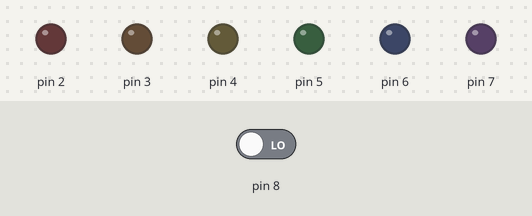
Bench run of a sketch on a simulated Arduino Uno, built with avr-gcc and run on an emulated ATmega328P. Shown: output pins drawn as LEDs (lit = HIGH). Dashed ring = blinking. The inputs (shaded band) are chosen by the test bench; at power-on: pin 8 LOW.

Above: at 1.2 s.
1.3 s: pin 8 driven HIGH
At 1.8 s:
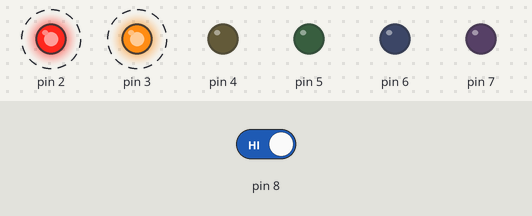
At 2.4 s:
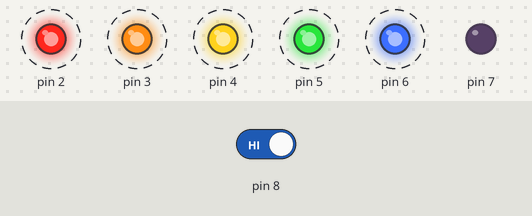
4.3 s: pin 8 driven LOW
At 5.4 s:
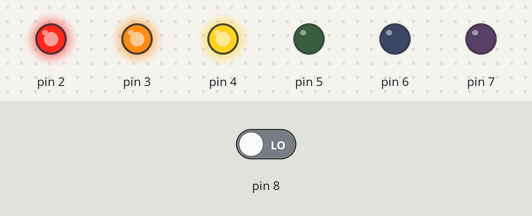
Timing chart, 0 to 7.3 s (numbered marks = the images above; inputs shaded):
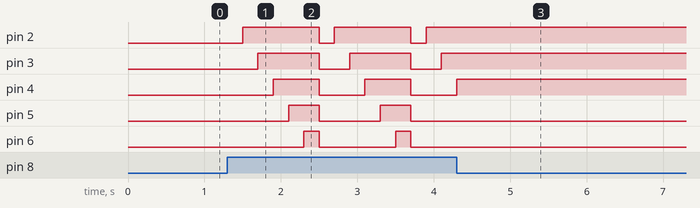

Measured:
- after the input at 1.3 s, pin 2: alternates HIGH for 1.0 s and LOW for 0.20 s, starting after 0.20 s; pin 3: alternates HIGH for 0.80 s and LOW for 0.40 s, starting after 0.40 s
- after the input at 4.3 s, pin 2, pin 3: stops changing and stays HIGH; pin 4: goes on until 4.3 s, then stays HIGH; pin 5, pin 6: stops changing and stays LOW

The sketch:

sketch.ino
```cpp
//IM/2019/085
//Ariyasena T P D N
int count = 1;

void setup() {
  // put your setup code here, to run once:
  pinMode(8, INPUT);
  pinMode(2, OUTPUT);
  pinMode(3, OUTPUT);
  pinMode(4, OUTPUT);
  pinMode(5, OUTPUT);
  pinMode(6, OUTPUT);
  pinMode(7, OUTPUT);

}

void loop() {
  // put your main code here, to run repeatedly:
  if (digitalRead(8) == HIGH && count <= 7)
  {
    count++;
    delay(200);
  }

  for (int i = 2; i <= count; i++)
  {
    digitalWrite(i, HIGH);
  }

  if (count > 6)
  {
    count = 0;
    for (int i = 2; i < 8; i++)
    {
      digitalWrite(i, LOW);
    }
    count++;
  }

}
```
